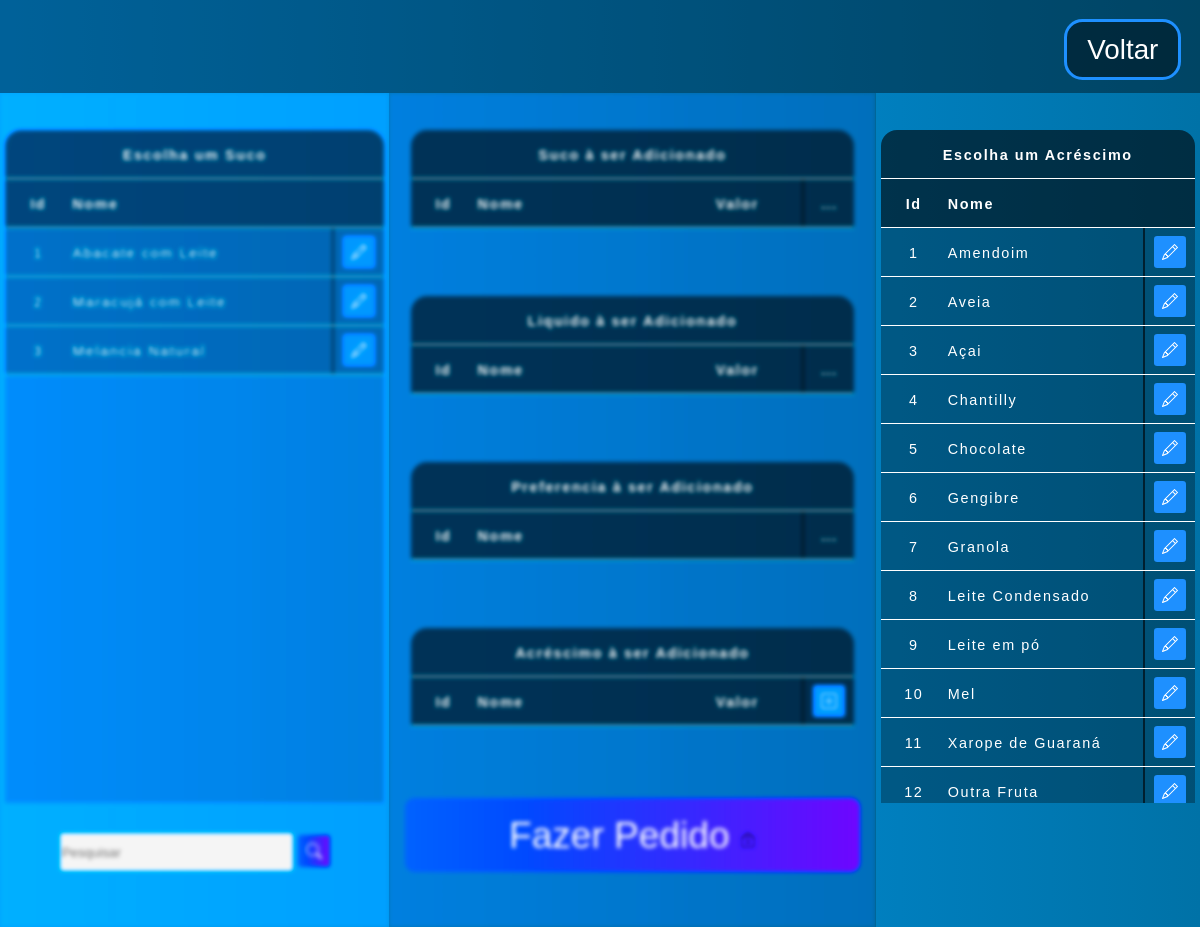
Screenshot of /Public/Pedir_Select_Acrescimos.php with the database file from the repository.
### tables this page shows
CREATE TABLE `04_select_sucos` (
  `id` int(11) NOT NULL AUTO_INCREMENT,
  `trading_name` varchar(100) NOT NULL,
  `ingredientes` varchar(100) NOT NULL,
  `id_fk_fruta_1` int(11) NOT NULL,
  `id_fk_peso_1` int(11) NOT NULL,
  `id_fk_fruta_2` int(11) DEFAULT NULL,
  `id_fk_peso_2` int(11) DEFAULT NULL,
  `id_fk_fruta_3` int(11) DEFAULT NULL,
  `id_fk_peso_3` int(11) DEFAULT NULL,
  `id_fk_fruta_4` int(11) DEFAULT NULL,
  `id_fk_peso_4` int(11) DEFAULT NULL,
  `id_fk_fruta_5` int(11) DEFAULT NULL,
  `id_fk_peso_5` int(11) DEFAULT NULL,
  `id_fk_liquido` int(11) NOT NULL,
  `id_fk_peso_liquido` int(11) NOT NULL,
  PRIMARY KEY (`id`)
);

CREATE TABLE `06_select_acrescimos` (
  `id` int(11) NOT NULL,
  `nome` varchar(45) NOT NULL,
  `valor` varchar(45) NOT NULL,
  `estoque` decimal(5,3) NOT NULL,
  PRIMARY KEY (`id`)
);

### Public/Templates/Table_Select_Acrescimos.php (the view)
<?php
    include_once('../config.php');
    $table = '06_Select_acrescimos';
    $sql = "SELECT * FROM $table ";
    $result = $conexao->query($sql);
    $table_Insert = '12_pre_venda_acrescimo';
?>
<table class="table" id="table_select_acrescimos">
    <thead>
        <tr>
            <th class="title_table" >Escolha um Acréscimo</th>
        </tr>
        <tr>
            <th class="id"          >Id     </th>
            <th class="nome"        >Nome   </th>
            <th class="preenche_tam" ></th>
        </tr>
    </thead>
    <tbody>
        <?php
            while($user_data = mysqli_fetch_assoc($result)) {
                    echo "<tr>";
                    echo "<td class='id'>".$user_data['id']."</td>";
                    echo "<td class='nome'>".$user_data['nome']."</td>";
                    echo    "<td class='preenche'></td>";
                    echo "<td class='botao'>
                    <a href='tools/603_Tools_Add_Pre_Acrescimo.php?table_Select=$table&id_Select=$user_data[id]&table_Insert=$table_Insert' title='Marcar' id='btn-primary'>
                        <svg xmlns='http://www.w3.org/2000/svg' width='16' height='16' fill='currentColor' class='bi bi-pencil' viewBox='0 0 16 16'>
                            <path d='M12.146.146a.5.5 0 0 1 .708 0l3 3a.5.5 0 0 1 0 .708l-10 10a.5.5 0 0 1-.168.11l-5 2a.5.5 0 0 1-.65-.65l2-5a.5.5 0 0 1 .11-.168l10-10zM11.207 2.5 13.5 4.793 14.793 3.5 12.5 1.207 11.207 2.5zm1.586 3L10.5 3.207 4 9.707V10h.5a.5.5 0 0 1 .5.5v.5h.5a.5.5 0 0 1 .5.5v.5h.293l6.5-6.5zm-9.761 5.175-.106.106-1.528 3.821 3.821-1.528.106-.106A.5.5 0 0 1 5 12.5V12h-.5a.5.5 0 0 1-.5-.5V11h-.5a.5.5 0 0 1-.468-.325z'/>
                        </svg>
                        </a>
                        </td>";
                    echo "</tr>";
            }
            ?>
    </tbody>
</table>

### Public/Templates/04_Table_Select_Sucos.php (shortened to what this page needs)
<?php
    include_once('../config.php');
    $table = '04_select_sucos';
    if(!empty($_GET['search']))
    {
        $data = $_GET['search'];
        $sql = "SELECT * FROM $table WHERE id LIKE '%$data%' or nome LIKE '%$data%' ORDER BY id ";
    }
    else
    {
        $sql = "SELECT * FROM $table";
    }
    $result = $conexao->query($sql);
    $table_Select = $table;
    $table_Insert = '09_pre_venda_suco';
?>
<div class="col_100vh">
<div class="container_col">
    <div class="col_2rem"></div>
    <table id="table_select_sucos">
        <thead>
            <tr>
                <th class="title_table" >Escolha um Suco</th>
            </tr>
            <tr>
                <th class="id"      >Id</th>
                <th class="nome"    >Nome</th>
                <th class="preenche_tam"    ></th>
            </tr>
        </thead>
        <tbody>
            <?php
                while($user_data = mysqli_fetch_assoc($result)) {
                    echo    "<tr>";
                    echo    "<td class='id'>".$user_data['id']."</td>";
                    echo    "<td class='nome'>".$user_data['trading_name']."</td>";
                    echo    "<td class='preenche'></td>";
                    echo    "<td class='botao'>
                                <a href='tools/600_Tools_Add_Pre_Suco.php?table_Select=$table_Select&id_Select=$user_data[id]&table_Insert=$table_Insert' title='Marcar' id='btn-primary'>
                                    <svg xmlns='http://www.w3.org/2000/svg' width='16' height='16' fill='currentColor' class='bi bi-pencil' viewBox='0 0 16 16'>
                                        <path d='M12.146.146a.5.5 0 0 1 .708 0l3 3a.5.5 0 0 1 0 .708l-10 10a.5.5 0 0 1-.168.11l-5 2a.5.5 0 0 1-.65-.65l2-5a.5.5 0 0 1 .11-.168l10-10zM11.207 2.5 13.5 4.793 14.793 3.5 12.5 1.207 11.207 2.5zm1.586 3L10.5 3.207 4 9.707V10h.5a.5.5 0 0 1 .5.5v.5h.5a.5.5 0 0 1 .5.5v.5h.293l6.5-6.5zm-9.761 5.175-.106.106-1.528 3.821 3.821-1.528.106-.106A.5.5 0 0 1 5 12.5V12h-.5a.5.5 0 0 1-.5-.5V11h-.5a.5.5 0 0 1-.468-.325z'/>
                                    </svg>
                                </a>
                            </td>";
                    echo    "</tr>";
                }
            ?>
        </tbody>
    </table>
    <div class="spc"></div>
    <div class="box-search">
        <input type="search" class="form-control w-25" placeholder="Pesquisar" id="pesquisar">
            <a onclick="searchData()" id="btn-pesquisar" >
            </a>
    </div>
    </div>
</div>

### Public/Static_1/css/Tela.css (style rules this page uses)
html { width: 100vw; height: 100vh; }
a { text-decoration: none; }
#btn-primary, #btn-danger, #btn-pesquisar { display:inline-block; color:white; background-color: dodgerblue; cursor: pointer; width: 2rem; height: 2rem; line-height: 2.4rem; border-radius: 0.2rem; text-align: center; position: relative; top: 0.15em; }
#btn-pesquisar { background-image: linear-gradient(to right,rgb(0, 92, 197), rgb(90, 20, 220)); }
.box-search { width: 100%; text-align: center; }
.form-control { background-color: whitesmoke; border-radius: 0.2rem; border: none; width: 60%; height: 2.4rem; }

### Public/Static_1/css/Table.css (style rules this page uses)
.title_table { width: 100%; }
table { border-radius: 1rem 1rem 0 0; padding: 0.2rem; letter-spacing: 0.1rem; font-size: 0.9rem; color:white; text-align: center; width: 100%; }
thead { background: rgba(0, 0, 0, 0.6); display: inline-block; width: 100%; border-radius: 1rem 1rem 0 0; }
tbody { display: inline-block; width: 100%; overflow:auto; max-height: 68vh; }
tr { display: flex; flex-flow: row; width: 100%; height: 3rem; line-height:3rem; font-family: Arial, Helvetica, sans-serif; border-bottom:0.12rem solid white; float:left; }
tbody tr { background: rgba(0, 0, 0, 0.3); }
tr .id { flex-grow: 0; flex-basis: 4rem; }
tr .nome { text-align: left; flex-grow: 1; flex-basis: auto; }
tr .preenche { background: rgba(0, 0, 0, 0.6); }
tr .preenche_tam { flex-grow: 0; flex-basis: 3.4rem; }
tr .botao { flex-grow: 0; flex-basis: 3rem; }
#table_select_sucos tbody tr { background: rgba(0, 0, 0, 0.2); }
#table_select_sucos tbody, #table_select_liquidos tbody, #table_select_preferencias tbody, #table_select_acrescimos tbody { max-height: 62vh; }
#table_select_sucos tbody { height: 62vh; background: rgba(0, 0, 0, 0.2); }

### Public/Static_1/css/Container.css (style rules this page uses)
.container_row .spc { flex-grow: 1; flex-basis: auto; }
.container_col { display: flex; flex-flow: column; width: 100%; height: 100%; float:left; }
.container_col .col_2rem { flex-grow: 0; flex-basis: 2rem; }
.container_col .col_100vh { flex-grow: 0; flex-basis: 84vh; }

### rows the page displays
04_select_sucos: id "1", trading_name "Abacate com Leite"
04_select_sucos: id "2", trading_name "Maracujá com Leite"
04_select_sucos: id "3", trading_name "Melancia Natural"
06_select_acrescimos: id "1", nome "Amendoim"
06_select_acrescimos: id "2", nome "Aveia"
06_select_acrescimos: id "3", nome "Açai"
06_select_acrescimos: id "4", nome "Chantilly"
06_select_acrescimos: id "5", nome "Chocolate"
06_select_acrescimos: id "6", nome "Gengibre"
06_select_acrescimos: id "7", nome "Granola"
06_select_acrescimos: id "8", nome "Leite Condensado"
06_select_acrescimos: id "9", nome "Leite em pó"
06_select_acrescimos: id "10", nome "Mel"
06_select_acrescimos: id "11", nome "Xarope de Guaraná"
06_select_acrescimos: id "12", nome "Outra Fruta"
